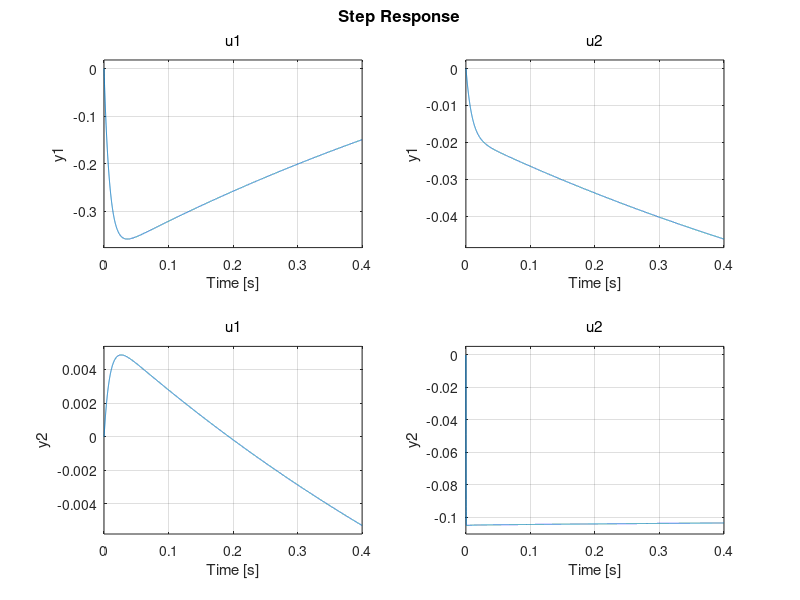

The MATLAB source for this figure: (Note: this script raises an error after producing the figure.)
clc
clear
A=[-1.7 -0.25 0; 23 -30 20; 0 -450 -740];
b=[5 0; -44 0; 0 -830];
C=[0 1 0;0 0 1];
d=0;
Q=[0 0 0;0 60 0;0 0 900];
R=[10 0;0 10];
a1=A;
b1=-b*inv(R)*b';
c1=-Q;
d1=-A'; 
tau=[a1 b1;c1 d1];
[u,v]=eig(tau);
%%%%u has negative eigen values in 1,3 and 4th column, so we will divide 
%%the divide those eigen vectors into two parts which will be v and u of
%%the Pv=u.
v1=zeros(3,3);
u1=zeros(3,3);
count=1;
for i=1:6
    if(v(i,i)<0)
        v1(:,count)=real(u(1:3,i));
        u1(:,count)=real(u(4:6,i));
        count=count+1;
    end
end
P=u1*inv(v1);
K=inv(R)*b'*P
sys=ss((A-b*K),b,C,d);
step(sys);
l=stepinfo(sys);
l(1,1)
l(2,2)
